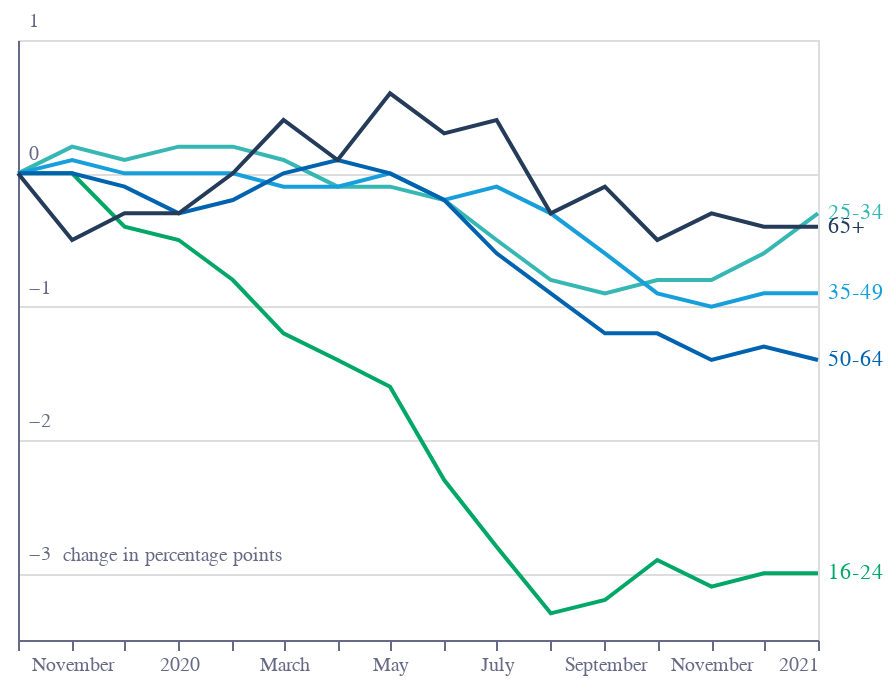

The notebook cell saved with this chart:
### Code cell
base = alt.Chart(df).encode(
    y=alt.Y(
        "value:Q",
        axis=alt.Axis(
            grid=True,
            title="change in percentage points",
            titleAnchor="start",
            labelColor=colors["eco-gray"],
            titleColor=colors["eco-gray"],
            tickColor=colors["eco-gray"],
            domainColor=colors["eco-gray"],
            titleFontSize=10,
            titleFontWeight="normal",
            ticks=False,
            labelAlign="left",
            labelBaseline="middle",
            labelPadding=-5,
            labelOffset=-10,
            titleX=22,
            titleY=262,
            titleBaseline="bottom",
            titleAngle=0,
            titleAlign="left",
            tickCount=6,
            format=".0f",
        ),
    ),
    x=alt.X(
        "date:T",
        axis=alt.Axis(
            grid=False,
            title="",
            titleAnchor="start",
            labelColor=colors["eco-gray"],
            titleColor=colors["eco-gray"],
            tickColor=colors["eco-gray"],
            domainColor=colors["eco-gray"],
            titleFontSize=10,
            titleFontWeight="normal",
            labelExpr="datum.value<toDate('2019-11-01')?'':month(datum.value)==0?timeFormat(datum.value,'%Y'):timeFormat(datum.value,'%B')",
            labelAngle=0,
        ),
    ),
    color=alt.Color("age:N", legend=None, scale=alt.Scale(range=color_scale)),
)
lines = base.mark_line()
labels = (
    base.mark_text(align="left", dx=5)
    .encode(text=alt.Text("age:N"))
    .transform_filter("datum.date>toDate('2020-12-01')")
)
layer = lines + labels
layer.configure_view(stroke=None).properties(title="").properties(height=300, width=400)
layer.save("../../panels/unemployment/" + f + ".json")
layer

### Figure 1 — Vega-Lite specification as saved in the notebook (floating-point values rounded to 4 significant figures)
{"config": {"view": {"continuousWidth": 400, "continuousHeight": 300}}, "layer": [{"mark": "line", "encoding": {"color": {"type": "nominal", "field": "age", "legend": null, "scale": {"range": ["#00A767", "#36B7B4", "#179FDB", "#0063AF", "#243B5A"]}}, "x": {"type": "temporal", "axis": {"domainColor": "#676A86", "grid": false, "labelAngle": 0, "labelColor": "#676A86", "labelExpr": "datum.value<toDate('2019-11-01')?'':month(datum.value)==0?timeFormat(datum.value,'%Y'):timeFormat(datum.value,'%B')", "tickColor": "#676A86", "title": "", "titleAnchor": "start", "titleColor": "#676A86", "titleFontSize": 10, "titleFontWeight": "normal"}, "field": "date"}, "y": {"type": "quantitative", "axis": {"domainColor": "#676A86", "format": ".0f", "grid": true, "labelAlign": "left", "labelBaseline": "middle", "labelColor": "#676A86", "labelOffset": -10, "labelPadding": -5, "tickColor": "#676A86", "tickCount": 6, "ticks": false, "title": "change in percentage points", "titleAlign": "left", "titleAnchor": "start", "titleAngle": 0, "titleBaseline": "bottom", "titleColor": "#676A86", "titleFontSize": 10, "titleFontWeight": "normal", "titleX": 22, "titleY": 262}, "field": "value"}}}, {"mark": {"type": "text", "align": "left", "dx": 5}, "encoding": {"color": {"type": "nominal", "field": "age", "legend": null, "scale": {"range": ["#00A767", "#36B7B4", "#179FDB", "#0063AF", "#243B5A"]}}, "text": {"type": "nominal", "field": "age"}, "x": {"type": "temporal", "axis": {"domainColor": "#676A86", "grid": false, "labelAngle": 0, "labelColor": "#676A86", "labelExpr": "datum.value<toDate('2019-11-01')?'':month(datum.value)==0?timeFormat(datum.value,'%Y'):timeFormat(datum.value,'%B')", "tickColor": "#676A86", "title": "", "titleAnchor": "start", "titleColor": "#676A86", "titleFontSize": 10, "titleFontWeight": "normal"}, "field": "date"}, "y": {"type": "quantitative", "axis": {"domainColor": "#676A86", "format": ".0f", "grid": true, "labelAlign": "left", "labelBaseline": "middle", "labelColor": "#676A86", "labelOffset": -10, "labelPadding": -5, "tickColor": "#676A86", "tickCount": 6, "ticks": false, "title": "change in percentage points", "titleAlign": "left", "titleAnchor": "start", "titleAngle": 0, "titleBaseline": "bottom", "titleColor": "#676A86", "titleFontSize": 10, "titleFontWeight": "normal", "titleX": 22, "titleY": 262}, "field": "value"}}, "transform": [{"filter": "datum.date>toDate('2020-12-01')"}]}], "data": {"name": "data-c133583e422784464926ca6d7923c75a"}, "$schema": "https://vega.github.io/schema/vega-lite/v4.8.1.json", "datasets": {"data-c133583e422784464926ca6d7923c75a": [{"age": "16-24", "date": "2019-10-01T00:00:00", "value": 0.0}, {"age": "16-24", "date": "2019-11-01T00:00:00", "value": 0.0}, {"age": "16-24", "date": "2019-12-01T00:00:00", "value": -0.4}, {"age": "16-24", "date": "2020-01-01T00:00:00", "value": -0.5}, {"age": "16-24", "date": "2020-02-01T00:00:00", "value": -0.8}, {"age": "16-24", "date": "2020-03-01T00:00:00", "value": -1.2}, {"age": "16-24", "date": "2020-04-01T00:00:00", "value": -1.4}, {"age": "16-24", "date": "2020-05-01T00:00:00", "value": -1.6}, {"age": "16-24", "date": "2020-06-01T00:00:00", "value": -2.3}, {"age": "16-24", "date": "2020-07-01T00:00:00", "value": -2.8}, {"age": "16-24", "date": "2020-08-01T00:00:00", "value": -3.3}, {"age": "16-24", "date": "2020-09-01T00:00:00", "value": -3.2}, {"age": "16-24", "date": "2020-10-01T00:00:00", "value": -2.9}, {"age": "16-24", "date": "2020-11-01T00:00:00", "value": -3.1}, {"age": "16-24", "date": "2020-12-01T00:00:00", "value": -3.0}, {"age": "16-24", "date": "2021-01-01T00:00:00", "value": -3.0}, {"age": "25-34", "date": "2019-10-01T00:00:00", "value": 0.0}, {"age": "25-34", "date": "2019-11-01T00:00:00", "value": 0.2}, {"age": "25-34", "date": "2019-12-01T00:00:00", "value": 0.1}, {"age": "25-34", "date": "2020-01-01T00:00:00", "value": 0.2}, {"age": "25-34", "date": "2020-02-01T00:00:00", "value": 0.2}, {"age": "25-34", "date": "2020-03-01T00:00:00", "value": 0.1}, {"age": "25-34", "date": "2020-04-01T00:00:00", "value": -0.1}, {"age": "25-34", "date": "2020-05-01T00:00:00", "value": -0.1}, {"age": "25-34", "date": "2020-06-01T00:00:00", "value": -0.2}, {"age": "25-34", "date": "2020-07-01T00:00:00", "value": -0.5}, {"age": "25-34", "date": "2020-08-01T00:00:00", "value": -0.8}, {"age": "25-34", "date": "2020-09-01T00:00:00", "value": -0.9}, {"age": "25-34", "date": "2020-10-01T00:00:00", "value": -0.8}, {"age": "25-34", "date": "2020-11-01T00:00:00", "value": -0.8}, {"age": "25-34", "date": "2020-12-01T00:00:00", "value": -0.6}, {"age": "25-34", "date": "2021-01-01T00:00:00", "value": -0.3}, {"age": "35-49", "date": "2019-10-01T00:00:00", "value": 0.0}, {"age": "35-49", "date": "2019-11-01T00:00:00", "value": 0.1}, {"age": "35-49", "date": "2019-12-01T00:00:00", "value": 0.0}, {"age": "35-49", "date": "2020-01-01T00:00:00", "value": 0.0}, {"age": "35-49", "date": "2020-02-01T00:00:00", "value": 0.0}, {"age": "35-49", "date": "2020-03-01T00:00:00", "value": -0.1}, {"age": "35-49", "date": "2020-04-01T00:00:00", "value": -0.1}, {"age": "35-49", "date": "2020-05-01T00:00:00", "value": 0.0}, {"age": "35-49", "date": "2020-06-01T00:00:00", "value": -0.2}, {"age": "35-49", "date": "2020-07-01T00:00:00", "value": -0.1}, {"age": "35-49", "date": "2020-08-01T00:00:00", "value": -0.3}, {"age": "35-49", "date": "2020-09-01T00:00:00", "value": -0.6}, {"age": "35-49", "date": "2020-10-01T00:00:00", "value": -0.9}, {"age": "35-49", "date": "2020-11-01T00:00:00", "value": -1.0}, {"age": "35-49", "date": "2020-12-01T00:00:00", "value": -0.9}, {"age": "35-49", "date": "2021-01-01T00:00:00", "value": -0.9}, {"age": "50-64", "date": "2019-10-01T00:00:00", "value": 0.0}, {"age": "50-64", "date": "2019-11-01T00:00:00", "value": 0.0}, {"age": "50-64", "date": "2019-12-01T00:00:00", "value": -0.1}, {"age": "50-64", "date": "2020-01-01T00:00:00", "value": -0.3}, {"age": "50-64", "date": "2020-02-01T00:00:00", "value": -0.2}, {"age": "50-64", "date": "2020-03-01T00:00:00", "value": 0.0}, {"age": "50-64", "date": "2020-04-01T00:00:00", "value": 0.1}, {"age": "50-64", "date": "2020-05-01T00:00:00", "value": 0.0}, {"age": "50-64", "date": "2020-06-01T00:00:00", "value": -0.2}, {"age": "50-64", "date": "2020-07-01T00:00:00", "value": -0.6}, {"age": "50-64", "date": "2020-08-01T00:00:00", "value": -0.9}, {"age": "50-64", "date": "2020-09-01T00:00:00", "value": -1.2}, {"age": "50-64", "date": "2020-10-01T00:00:00", "value": -1.2}, {"age": "50-64", "date": "2020-11-01T00:00:00", "value": -1.4}, {"age": "50-64", "date": "2020-12-01T00:00:00", "value": -1.3}, {"age": "50-64", "date": "2021-01-01T00:00:00", "value": -1.4}, {"age": "65+", "date": "2019-10-01T00:00:00", "value": 0.0}, {"age": "65+", "date": "2019-11-01T00:00:00", "value": -0.5}, {"age": "65+", "date": "2019-12-01T00:00:00", "value": -0.3}, {"age": "65+", "date": "2020-01-01T00:00:00", "value": -0.3}, {"age": "65+", "date": "2020-02-01T00:00:00", "value": 0.0}, {"age": "65+", "date": "2020-03-01T00:00:00", "value": 0.4}, {"age": "65+", "date": "2020-04-01T00:00:00", "value": 0.1}, {"age": "65+", "date": "2020-05-01T00:00:00", "value": 0.6}, {"age": "65+", "date": "2020-06-01T00:00:00", "value": 0.3}, {"age": "65+", "date": "2020-07-01T00:00:00", "value": 0.4}, {"age": "65+", "date": "2020-08-01T00:00:00", "value": -0.3}, {"age": "65+", "date": "2020-09-01T00:00:00", "value": -0.1}, {"age": "65+", "date": "2020-10-01T00:00:00", "value": -0.5}, {"age": "65+", "date": "2020-11-01T00:00:00", "value": -0.3}, {"age": "65+", "date": "2020-12-01T00:00:00", "value": -0.4}, {"age": "65+", "date": "2021-01-01T00:00:00", "value": -0.4}]}}
